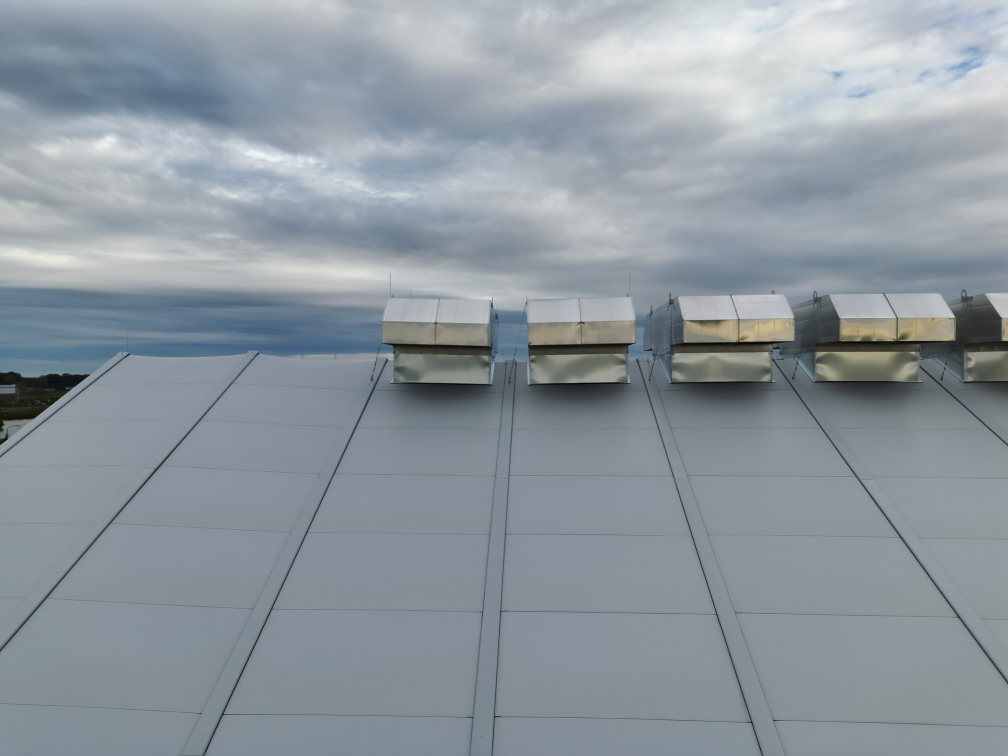
#> input picture images/ventilation-row.jpg, 4032 x 3024 px (shown at 1/4 size)
$ python label_images.py
#> lines starting #> are read from the running program, lines starting #| are printed output that depends on the picture
import tkinter as tk
from tkinter import filedialog, messagebox
import cv2 as cv

class AutoLabeler:
    def __init__(self):
        self.original_img = None
        self.display_img = None
        self.window_name = "Auto Labeler"
        self.drawing = False
        self.scale_factor = 1.0


    def load_img(self):
        root = tk.Tk()
        root.withdraw()

        file_path = filedialog.askopenfilename(
            title="Select image",
            filetypes=[
                ("Image files", "*.jpg *.jpeg *.png *.bmp *.tiff *.tif"),
                ("All files", "*.*")
            ]
        )
#> the answer given: images/ventilation-row.jpg

        if file_path:
            self.original_img = cv.imread(file_path)
#> self.original_img is the input picture: shape (3024, 4032, 3); mean B, G, R 159.6, 152, 142.3
            if self.original_img is None:
                messagebox.showerror("Error", "Could not load the image. Please try another file.")
                return False

            self.prepare_display_img()
            return True
        return False


    def prepare_display_img(self):
        if self.original_img is None:
            return

        height, width = self.original_img.shape[:2]
#> height = 3024; width = 4032
        max_display_size = 800

        if height > max_display_size or width > max_display_size:
            if height > width:
                self.scale_factor = max_display_size / height
            else:
                self.scale_factor = max_display_size / width
#> self.scale_factor = 0.198

            new_width = int(width*self.scale_factor)
#> new_width = 800
            new_height = int(height*self.scale_factor)
#> new_height = 600

            self.display_img = cv.resize(self.original_img, (new_width, new_height))
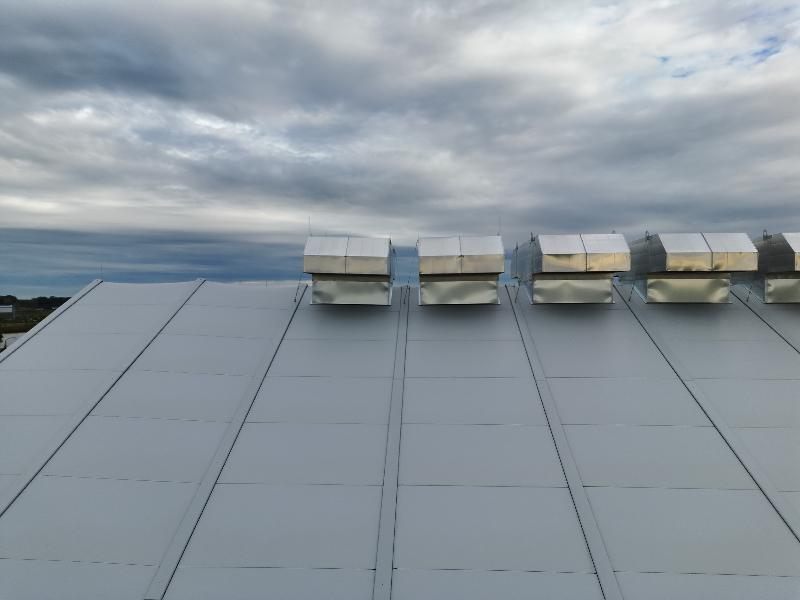
#> self.display_img: shape (600, 800, 3); mean B, G, R 159.5, 151.9, 142.3
        else:
            self.display_img = self.original_img.copy()
            self.scale_factor = 1.0


    # Mouse callback functions
    def mouse_callback(self):
        pass

    # Update display following mouse events
    def update_display(self):
        if self.display_img is None:
            return

        img_copy = self.display_img.copy()

        cv.imshow(self.window_name, img_copy)


    def save_img(self):
        if True: # if self.annotated_img is None:
            messagebox.showwarning("Warning", "No image to save. Please label the image first.")
            return

        root = tk.Tk()
        root.withdraw()

        file_path = filedialog.asksaveasfilename(
            title="Save image",
            defaultextension=".jpg",
            filetypes=[
                ("JPEG files", "*.jpg"),
                ("PNG files", "*.png"),
                ("BMP files", "*.bmp"),
                ("All files", "*.*")
            ]
        )

        if file_path:
            # cv.imwrite(file_path, self.annotated_img)
            messagebox.showinfo("Success", f"Image saved to {file_path}")


    def run(self):
        print("Auto Labeler")

        if not self.load_img():
            print("No image selected. Exiting.")
            return

        cv.namedWindow(self.window_name, cv.WINDOW_AUTOSIZE)
        cv.setMouseCallback(self.window_name, self.mouse_callback)

        self.update_display()

        while True:
            key = cv.waitKey(1) & 0xFF
#> (key q is pressed here)

            if key == ord('q'):
                break
            elif key == ord('s'):
                self.save_img()
            elif key == ord('r'):
                cv.destroyAllWindows()
                if self.load_img():
                    cv.namedWindow(self.window_name, cv.WINDOW_AUTOSIZE)
                    cv.setMouseCallback(self.window_name, self.mouse_callback)
                    self.update_display()
                    # Reset anything else
                else:
                    break


if __name__ == "__main__":
    app = AutoLabeler()
    app.run()
